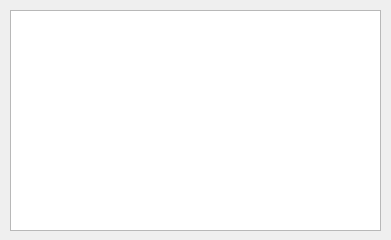
<?xml version="1.0" encoding="UTF-8"?>
<ui version="4.0">
 <class>ItemsReport</class>
 <widget class="QDialog" name="ItemsReport">
  <property name="windowModality">
   <enum>Qt::WindowModal</enum>
  </property>
  <property name="geometry">
   <rect>
    <x>0</x>
    <y>0</y>
    <width>391</width>
    <height>240</height>
   </rect>
  </property>
  <property name="windowTitle">
   <string>Report of Items</string>
  </property>
  <property name="styleSheet">
   <string notr="true">QPushButton{
  background-color: #fbeee0;
  border: 2px solid #422800;
  border-radius: 30px;
  box-shadow: #422800 4px 4px 0 0;
  color: #422800;
  cursor: pointer;
  display: inline-block;
  font-weight: 600;
  font-size: 18px;
  padding: 0 18px;
  line-height: 50px;
  text-align: center;

}

QLineEdit{
  border: none;
  border: 2px solid #422800;
background-color: #fbeee0;
font-weight: 600;
  font-size: 18px;
}
QLabel{
font-weight: 600;
  font-size: 18px;
}
QComboBox{
background-color: #fbeee0;
  border: 2px solid #422800;
  border-radius: 30px;
  box-shadow: #422800 4px 4px 0 0;
  color: #422800;
  cursor: pointer;
  display: inline-block;
  font-weight: 600;
  font-size: 18px;
  padding: 0 18px;
  line-height: 50px;
  text-align: center;
}
QRadioButton{
background-color: #fbeee0;
font-weight: 600;
  font-size: 14px;
}
QGroupBox{
font-weight: 600;
  font-size: 14px;
}</string>
  </property>
  <widget class="QTableView" name="tableView">
   <property name="geometry">
    <rect>
     <x>10</x>
     <y>10</y>
     <width>371</width>
     <height>221</height>
    </rect>
   </property>
  </widget>
 </widget>
 <resources/>
 <connections/>
</ui>
